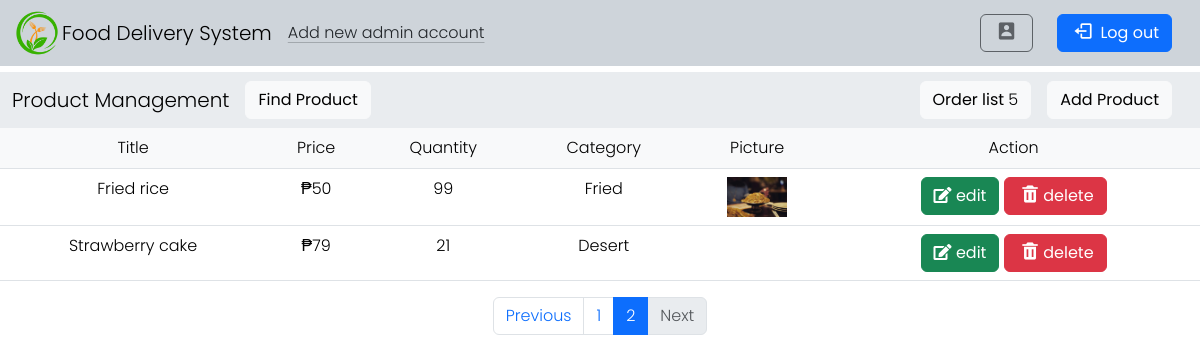
/adminpage.php?page=2, run on the app's committed database.
### tables this page shows
CREATE TABLE `productdb` (
  `id` int(250) NOT NULL,
  `ProductTitle` varchar(250) NOT NULL,
  `ProductPrice` varchar(250) NOT NULL,
  `Quantity` int(250) NOT NULL,
  `Category` varchar(250) NOT NULL,
  `ProductPicture` varchar(250) NOT NULL,
  `product_id` int(250) NOT NULL
);

### adminpage.php (the view, shortened to what this page needs)
<?php
include("conn.php");
mysqli_query($conn, "DELETE FROM productdb WHERE Quantity = 0");
$products_per_page = 10;
$page = isset($_GET['page']) ? (int)$_GET['page'] : 1;
$start_from = ($page - 1) * $products_per_page;
$select_products = mysqli_query($conn, "SELECT * FROM productdb LIMIT $start_from, $products_per_page");
$total_products_query = mysqli_query($conn, "SELECT COUNT(*) AS total FROM productdb");
$total_products_row = mysqli_fetch_assoc($total_products_query);
$total_products = $total_products_row['total'];
$total_pages = ceil($total_products / $products_per_page);
?>
<!doctype html>
<html lang="en">
<head>
    <link rel="stylesheet" href="style/style.css">
    <link href="https://cdn.jsdelivr.net/npm/bootstrap@5.3.3/dist/css/bootstrap.min.css" rel="stylesheet">
    <link href='https://unpkg.com/boxicons@2.1.4/css/boxicons.min.css' rel='stylesheet'>
    <link rel="stylesheet" href="https://cdnjs.cloudflare.com/ajax/libs/font-awesome/5.15.4/css/all.min.css">
</head>
<body>
<nav class="navbar navbar-expand-lg bg-dark-subtle fixed-top">
    <div class="container-fluid">
        <img class="image" src="img/logo.png" alt="images">
        <a class="navbar-brand food" disabled>Food Delivery System</a>
        <a class="icon-link link-dark link-offset-2 link-underline-opacity-25 link-underline-opacity-100-hover" href="insertadmin.php">Add new admin account</a>
        <div class="collapse navbar-collapse" id="navbarNavAltMarkup1">
            <div class="navbar-nav ms-auto">
                <button type="button" class="btn btn-outline-dark me-4 profile" disabled>
                    <i class='bx-fw bx bxs-user-rectangle'></i>
                </button>
                <button type="button" class="btn btn-primary me-3" data-bs-toggle="modal" data-bs-target="#exampleModal">
                    <i class='bx-fw bx bx-log-out'></i> Log out
                </button>
            </div>
        </div>
    </div>
</nav><br><br><br>
<nav class="navbar navbar-expand-lg bg-body-secondary">
    <div class="container-fluid">
        <a class="navbar-brand" href="#">Product Management</a>
        <a class="btn btn-light" href="search.php">Find Product</a>
        <div class="collapse navbar-collapse" id="navbarNavAltMarkup2">
            <div class="navbar-nav ms-auto">
            <?php
            $select_rows = mysqli_query($conn, "SELECT * FROM `order`") or die('query failed');
            $row_count = mysqli_num_rows($select_rows);
        ?>
                <a class="btn btn-light me-3" href="order-list.php">Order list <span><?php echo $row_count; ?></span></a>
                <button type="button" class="btn btn-light me-3" data-bs-toggle="modal" data-bs-target="#addproduct">Add Product</button>
            </div>
        </div>
    </div>
</nav>
<table class="table table-hover text-center" id="search">
       <thead>
        <tr class="bg-primary text-white">
            <th class="bg-body-tertiary p-2 g-col-5">Title</th>
            <th class="bg-body-tertiary p-2 g-col-6">Price</th>
            <th class="bg-body-tertiary p-2 g-col-6">Quantity</th>
            <th class="bg-body-tertiary p-2 g-col-6">Category</th>
            <th class="bg-body-tertiary p-2 g-col-6">Picture</th>
            <th class="bg-body-tertiary p-2 g-col-6">Action</th>
        </tr>
    </thead>
    <tbody>
        <?php while ($row = mysqli_fetch_assoc($select_products)) { ?>
            <tr>
                <td><?php echo $row['ProductTitle']; ?></td>
                <td>₱<?php echo $row['ProductPrice']; ?></td>
                <td><?php echo $row['Quantity']; ?></td>
                <td><?php echo $row['Category']; ?></td>
                <td><img src="uploaded_img/<?php echo $row['ProductPicture']; ?>" height="40" alt=""></td>
                <td>
                    <a href="editproduct.php?edit=<?php echo $row['id']; ?>" class="btn btn-success"><i class="fas fa-edit"></i> edit</a>
                    <a href="adminpage.php?delete=<?php echo $row['id']; ?>" class="btn btn-danger"><i class='bx-fw bx bxs-trash'></i>delete</a>
                </td>
            </tr>
        <?php } ?>
    </tbody>
</table>
<nav aria-label="Page navigation example">
    <ul class="pagination justify-content-center">
        <li class="page-item <?php if($page <= 1) { echo 'disabled'; } ?>">
            <a class="page-link" href="?page=<?php echo $page - 1; ?>">Previous</a>
        </li>
        <?php for ($i = 1; $i <= $total_pages; $i++) { ?>
            <li class="page-item <?php if($page == $i) { echo 'active'; } ?>">
                <a class="page-link" href="?page=<?php echo $i; ?>"><?php echo $i; ?></a>
            </li>
        <?php } ?>
        <li class="page-item <?php if($page >= $total_pages) { echo 'disabled'; } ?>">
            <a class="page-link" href="?page=<?php echo $page + 1; ?>">Next</a>
        </li>
    </ul>
</nav>
</body>
</html>

### style/style.css (style rules this page uses)
* { font-family: "Poppins", sans-serif; font-weight: 300; font-style: normal; }
.image { width: 50px; height: auto; }
.profile { padding-right: 30px; }

### data on the page
productdb: ProductTitle "Fried rice", ProductPrice "50", Quantity "99", Category "Fried", ProductPicture (picture)
productdb: ProductTitle "Strawberry cake", ProductPrice "79", Quantity "21", Category "Desert"

### other printed values
$row_count "5"
